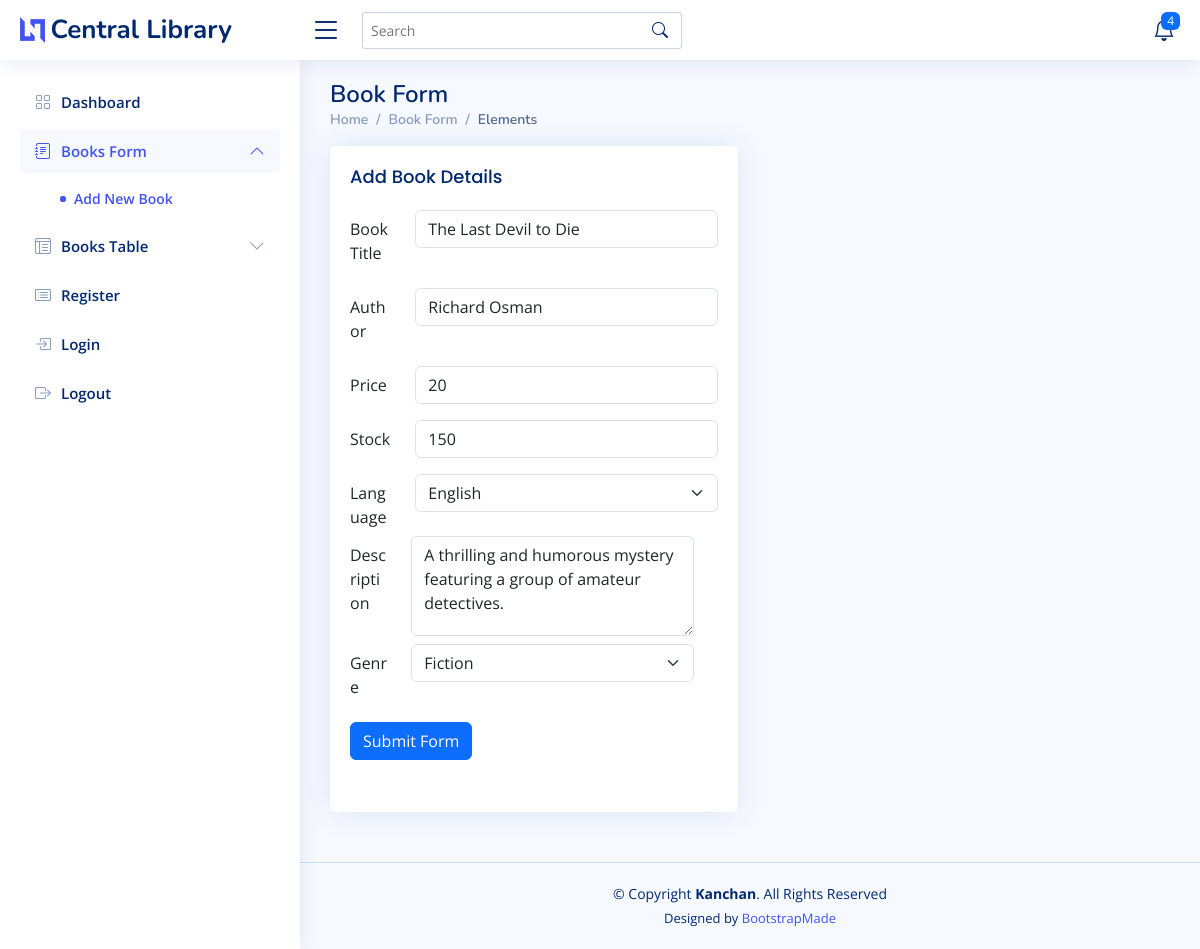
/?action=editBookForm&id=1 (signed in), run on the app's committed database.
### tables this page shows
CREATE TABLE `books` (
  `id` int(11) NOT NULL,
  `title` varchar(255) DEFAULT NULL,
  `author` varchar(255) DEFAULT NULL,
  `price` int(11) DEFAULT NULL,
  `stock` int(11) DEFAULT NULL,
  `language` varchar(255) DEFAULT NULL,
  `description` varchar(355) DEFAULT NULL,
  `genre` varchar(100) DEFAULT NULL
);

### model/Model.php (called while the page is built, shortened)
<?php
require_once 'model/Database.php';
class Model {
	private $db;
    public function __construct() {
        $database = new Database();
        $this->db = $database->connect();
    }
public function getBookById($id) {
    $sql = "SELECT * FROM books WHERE id = :id";
    $stmt = $this->db->prepare($sql);
    $stmt->bindParam(':id', $id, PDO::PARAM_INT);
    $stmt->execute();
    return $stmt->fetch(PDO::FETCH_ASSOC);
}
 }
?>

### model/database.php (called while the page is built, shortened)
<?php
class Database {
    private $host = 'localhost';
    private $db_name = 'mydb';
    private $username = 'root';
    private $password = '';
    public function connect() {
        $this->conn = null;
        try {
            $this->conn = new PDO('mysql:host=' . $this->host . ';dbname=' . $this->db_name, $this->username, $this->password);
            $this->conn->setAttribute(PDO::ATTR_ERRMODE, PDO::ERRMODE_EXCEPTION);
        } catch (PDOException $e) {
            echo 'Connection Error: ' . $e->getMessage();
        }
        return $this->conn;
    }
}

### view/editBook.php (the view, shortened to what this page needs)
<!DOCTYPE html>
<html lang="en">
<head>
  <link href="assets/vendor/bootstrap/css/bootstrap.min.css" rel="stylesheet">
  <link href="assets/vendor/bootstrap-icons/bootstrap-icons.css" rel="stylesheet">
  <link href="assets/vendor/boxicons/css/boxicons.min.css" rel="stylesheet">
  <link href="assets/vendor/quill/quill.snow.css" rel="stylesheet">
  <link href="assets/vendor/quill/quill.bubble.css" rel="stylesheet">
  <link href="assets/vendor/remixicon/remixicon.css" rel="stylesheet">
  <link href="assets/vendor/simple-datatables/style.css" rel="stylesheet">
  <link href="assets/css/style.css" rel="stylesheet">
</head>
<body>
  <header id="header" class="header fixed-top d-flex align-items-center">
    <div class="d-flex align-items-center justify-content-between">
      <a href="#" class="logo d-flex align-items-center">
        <img src="assets/img/logo.png" alt="">
        <span class="d-none d-lg-block">Central Library</span>
      </a>
      <i class="bi bi-list toggle-sidebar-btn"></i>
    </div>
    <div class="search-bar">
      <form class="search-form d-flex align-items-center" method="POST" action="#">
        <input type="text" name="query" placeholder="Search" title="Enter search keyword">
        <button type="submit" title="Search"><i class="bi bi-search"></i></button>
      </form>
    </div>
    <nav class="header-nav ms-auto">
      <ul class="d-flex align-items-center">
        <li class="nav-item dropdown">
          <a class="nav-link nav-icon" href="#" data-bs-toggle="dropdown">
            <i class="bi bi-bell"></i>
            <span class="badge bg-primary badge-number">4</span>
          </a>
        </li>
      </ul>
    </nav>
  </header>
  <aside id="sidebar" class="sidebar">
    <ul class="sidebar-nav" id="sidebar-nav">
      <li class="nav-item">
        <a class="nav-link collapsed" href="?action=book">
          <i class="bi bi-grid"></i>
          <span>Dashboard</span>
        </a>
      </li>
      <li class="nav-item">
        <a class="nav-link " data-bs-target="#forms-nav" data-bs-toggle="collapse" href="#">
          <i class="bi bi-journal-text"></i><span>Books Form</span><i class="bi bi-chevron-down ms-auto"></i>
        </a>
        <ul id="forms-nav" class="nav-content collapse show" data-bs-parent="#sidebar-nav">
          <li>
            <a href="#" class="active">
              <i class="bi bi-circle"></i><span>Add New Book</span>
            </a>
          </li>
        </ul>
      </li>
      <li class="nav-item">
        <a class="nav-link collapsed" data-bs-target="#tables-nav" data-bs-toggle="collapse" href="#">
          <i class="bi bi-layout-text-window-reverse"></i><span>Books Table</span><i class="bi bi-chevron-down ms-auto"></i>
        </a>
      </li>
      <li class="nav-item">
        <a class="nav-link collapsed" href="?action=register">
          <i class="bi bi-card-list"></i>
          <span>Register</span>
        </a>
      </li>
      <li class="nav-item">
        <a class="nav-link collapsed" href="?action=login">
          <i class="bi bi-box-arrow-in-right"></i>
          <span>Login</span>
        </a>
      </li>
      <li class="nav-item">
        <a class="nav-link collapsed" href="?action=logout">
          <i class="bi bi-box-arrow-right"></i>
          <span>Logout</span>
        </a>
      </li>
    </ul>
  </aside>
  <main id="main" class="main">
    <div class="pagetitle">
      <h1> Book Form</h1>
      <nav>
        <ol class="breadcrumb">
          <li class="breadcrumb-item"><a href="?action=book">Home</a></li>
          <li class="breadcrumb-item">Book Form</li>
          <li class="breadcrumb-item active">Elements</li>
        </ol>
      </nav>
    </div>
    <section class="section">
      <div class="row">
        <div class="col-lg-6">
          <div class="card">
            <div class="card-body">
              <h5 class="card-title">Add Book Details</h5>
              <form action="?action=editBook" method="post">
                <div class="row mb-3">
                  <label for="inputText" class="col-sm-2 col-form-label">Book Title</label>
                  <div class="col-sm-10">
                    <input type="text" class="form-control" name="title" value="<?php echo $book['title']; ?>">
                  </div>
                </div>
                <div class="row mb-3">
                  <label for="inputEmail" class="col-sm-2 col-form-label">Author</label>
                  <div class="col-sm-10">
                    <input type="text" class="form-control" name="author" value="<?php echo $book['author']; ?>">
                  </div>
                </div>
                <div class="row mb-3">
                  <label for="inputNumber" class="col-sm-2 col-form-label">Price</label>
                  <div class="col-sm-10">
                    <input type="number" class="form-control" name="price" value="<?php echo $book['price']; ?>">
                  </div>
                </div>
                <div class="row mb-3">
                  <label for="inputNumber" class="col-sm-2 col-form-label">Stock</label>
                  <div class="col-sm-10">
                    <input type="number" class="form-control" name="stock" value="<?php echo $book['stock']; ?>">
                  </div>
                </div>
                <div class="row mb-3">
                  <label class="col-sm-2 col-form-label">Language</label>
                  <div class="col-sm-10">
                    <select class="form-select" aria-label="Default select example" name="language">
                      <option value="English" <?php if ($book['language'] == 'English')  echo 'selected'; ?>>English</option>
                    </select>
                  </div>
                  <div class="row mb-2">
                    <label for="inputDescription" class="col-sm-2 col-form-label">Description</label>
                    <div class="col-sm-10">
                      <textarea id="inputDescription" class="form-control" style="height: 100px" name="description"><?php echo htmlspecialchars($book['description']); ?></textarea>
                    </div>
                  </div>
                  <div class="row mb-3">
                    <label class="col-sm-2 col-form-label">Genre</label>
                    <div class="col-sm-10">
                      <select class="form-select" aria-label="Default select example" name="genre">
                        <option value="Fiction" <?php if ($book['genre'] == 'Fiction')  echo 'selected'; ?>>Fiction</option>
                      </select>
                    </div>
                  </div>
                  <div class="row mb-3">
                    <div class="col-sm-10">
                      <button type="submit" class="btn btn-primary">Submit Form</button>
                    </div>
                  </div>
              </form>
            </div>
          </div>
        </div>
      </div>
    </section>
  </main>
  <footer id="footer" class="footer">
    <div class="copyright">
      &copy; Copyright <strong><span>Kanchan</span></strong>. All Rights Reserved
    </div>
    <div class="credits">
      Designed by <a href="https://bootstrapmade.com/">BootstrapMade</a>
    </div>
  </footer>
</body>
</html>

### assets/css/style.css (style rules this page uses)
:root { scroll-behavior: smooth; }
body { font-family: "Open Sans", sans-serif; background: #f6f9ff; color: #444444; }
a { color: #4154f1; text-decoration: none; }
h1, h2, h3, h4, h5, h6 { font-family: "Nunito", sans-serif; }
#main { margin-top: 60px; padding: 20px 30px; transition: all 0.3s; }
.pagetitle { margin-bottom: 10px; }
.pagetitle h1 { font-size: 24px; margin-bottom: 0; font-weight: 600; color: #012970; }
.card { margin-bottom: 30px; border: none; border-radius: 5px; box-shadow: 0px 0 30px rgba(1, 41, 112, 0.1); }
.card-title { padding: 20px 0 15px 0; font-size: 18px; font-weight: 500; color: #012970; font-family: "Poppins", sans-serif; }
.card-body { padding: 0 20px 20px 20px; }
.breadcrumb { font-size: 14px; font-family: "Nunito", sans-serif; color: #899bbd; font-weight: 600; }
.breadcrumb a { color: #899bbd; transition: 0.3s; }
.breadcrumb .breadcrumb-item::before { color: #899bbd; }
.breadcrumb .active { color: #51678f; font-weight: 600; }
.logo { line-height: 1; }
@media (min-width: 1200px) { .logo { width: 280px; } }
.logo img { max-height: 26px; margin-right: 6px; }
.logo span { font-size: 26px; font-weight: 700; color: #012970; font-family: "Nunito", sans-serif; }
.header { transition: all 0.5s; z-index: 997; height: 60px; box-shadow: 0px 2px 20px rgba(1, 41, 112, 0.1); background-color: #fff; padding-left: 20px; }
.header .toggle-sidebar-btn { font-size: 32px; padding-left: 10px; cursor: pointer; color: #012970; }
.header .search-bar { min-width: 360px; padding: 0 20px; }
.header .search-form { width:100%; }
.header .search-form input { border: 0; font-size: 14px; color: #012970; border: 1px solid rgba(1, 41, 112, 0.2); padding: 7px 38px 7px 8px; border-radius: 3px; transition: 0.3s; width: 100%; }
.header .search-form button { border: 0; padding: 0; margin-left: -30px; background: none; }
.header .search-form button i { color: #012970; }
.header-nav ul { list-style: none; }
.header-nav>ul { margin: 0; padding: 0; }
.header-nav .nav-icon { font-size: 22px; color: #012970; margin-right: 25px; position: relative; }
.header-nav .badge-number { position: absolute; inset: -2px -5px auto auto; font-weight: normal; font-size: 12px; padding: 3px 6px; }
.sidebar { position: fixed; top: 60px; left: 0; bottom: 0; width: 300px; z-index: 996; transition: all 0.3s; padding: 20px; overflow-y: auto; scrollbar-width: thin; scrollbar-color: #aab7cf transparent; box-shadow: 0px 0px 20px rgba(1, 41, 112, 0.1); background-color: #fff; }
@media (min-width: 1200px) { #main, #footer { margin-left: 300px; } }
.sidebar-nav { padding: 0; margin: 0; list-style: none; }
.sidebar-nav li { padding: 0; margin: 0; list-style: none; }
.sidebar-nav .nav-item { margin-bottom: 5px; }
.sidebar-nav .nav-link { display: flex; align-items: center; font-size: 15px; font-weight: 600; color: #4154f1; transition: 0.3; background: #f6f9ff; padding: 10px 15px; border-radius: 4px; }
.sidebar-nav .nav-link i { font-size: 16px; margin-right: 10px; color: #4154f1; }
.sidebar-nav .nav-link.collapsed { color: #012970; background: #fff; }
.sidebar-nav .nav-link.collapsed i { color: #899bbd; }
.sidebar-nav .nav-link .bi-chevron-down { margin-right: 0; transition: transform 0.2s ease-in-out; }
.sidebar-nav .nav-link:not(.collapsed) .bi-chevron-down { transform: rotate(180deg); }
.sidebar-nav .nav-content { padding: 5px 0 0 0; margin: 0; list-style: none; }
.sidebar-nav .nav-content a { display: flex; align-items: center; font-size: 14px; font-weight: 600; color: #012970; transition: 0.3; padding: 10px 0 10px 40px; transition: 0.3s; }
.sidebar-nav .nav-content a i { font-size: 6px; margin-right: 8px; line-height: 0; border-radius: 50%; }
.sidebar-nav .nav-content a:hover, .sidebar-nav .nav-content a.active { color: #4154f1; }
.sidebar-nav .nav-content a.active i { background-color: #4154f1; }
.footer { padding: 20px 0; font-size: 14px; transition: all 0.3s; border-top: 1px solid #cddfff; }
.footer .copyright { text-align: center; color: #012970; }
.footer .credits { padding-top: 5px; text-align: center; font-size: 13px; color: #012970; }

### data on the page
books: title "The Last Devil to Die", author "Richard Osman", price "20", stock "150", language "English", description "A thrilling and humorous mystery featuring a group of amateur detectives.", genre "Fiction"
